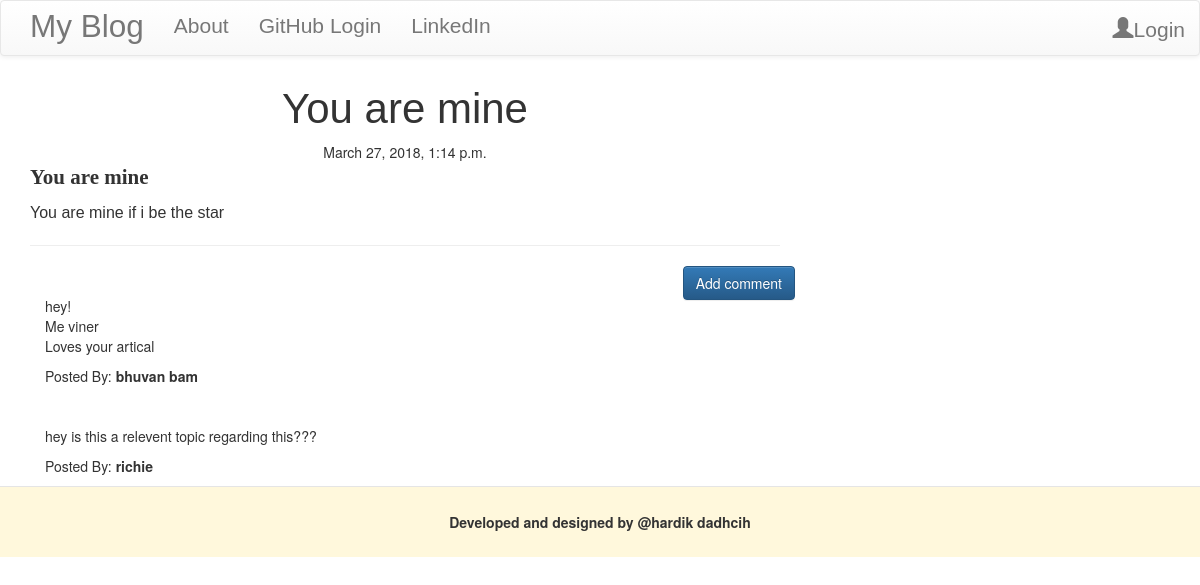
/post/1, run on the app's committed database.
### blog/models.py (models this page shows, shortened)
class Post(models.Model):
    author = models.ForeignKey('auth.User')
    title = models.CharField(max_length=200)
    text = models.TextField()
    create_date = models.DateTimeField(default=timezone.now())
    published_date = models.DateTimeField(blank=True, null=True)

class Comment(models.Model):
    post = models.ForeignKey('blog.Post', related_name='comments')
    author = models.CharField(max_length=200)
    text = models.TextField()
    create_date = models.DateTimeField(default=timezone.now())
    approved_comment = models.BooleanField(default=False)

### blog/views.py (the view)
# urls.py: url(r'^post/(?P<pk>\d+)$', views.PostDetailView.as_view(), name='post_detail'),
class PostDetailView(DetailView):
    model = Post

### blog/templates/blog/post_detail.html (shortened to what this page needs)
{% extends 'blog/base.html' %}
{% block body_content %}
    <h1 class="posttitle"> {{ post.title }}</h1>
    {% if post.published_date %}
        <div class="date postdate">
            {{ post.published_date }}
        </div>
    {% else %}
        <a class="btn btn-default" href="{% url 'post_publish' pk=post.pk %}">Publish</a>
    {% endif %}
    <p class="postcontent">
        <strong>{{ post.title|safe|linebreaksbr }}</strong>
    </p>
    <p class="postdetails">{{ post.text|safe|linebreaksbr }}</p>
    <hr>
    <a class="btn btn-primary btn-comment" href="{% url 'add_comment_to_post' pk=post.pk %}">Add comment</a>
    <div class="container">
        {% for comment in post.comments.all %}
            <br>
            {% if user.is_authenticated or comment.approved_comment %}
                <p>{{ comment.text|safe|linebreaks }}</p>
                <p>Posted By: <strong>{{ comment.author }}</strong></p>
            {% endif %}
            {% empty %}
            <p>No comments!</p>
        {% endfor %}
    </div>
{% endblock %}

### blog/static/css/blog.css (style rules this page uses)
.postdate { text-align: center; }
.posttitle { font-family: 'Andale Mono',sans-serif; font-size: 3em; text-align: center; }
.postcontent { font-family: 'sans-serif'; font-size: 1.5em; }
.btn-comment { position: absolute; right:0px; }
.postdetails { font-family: Magneto, sans-serif; font-size: medium; align-content: center; }

### data on the page
Post: title "You are mine", published_date "March 27, 2018, 1:14 p.m.", text "You are mine if i be the star"
Comment: text "hey! Me viner Loves your artical", author "bhuvan bam"
Comment: text "hey is this a relevent topic regarding this???", author "richie"
